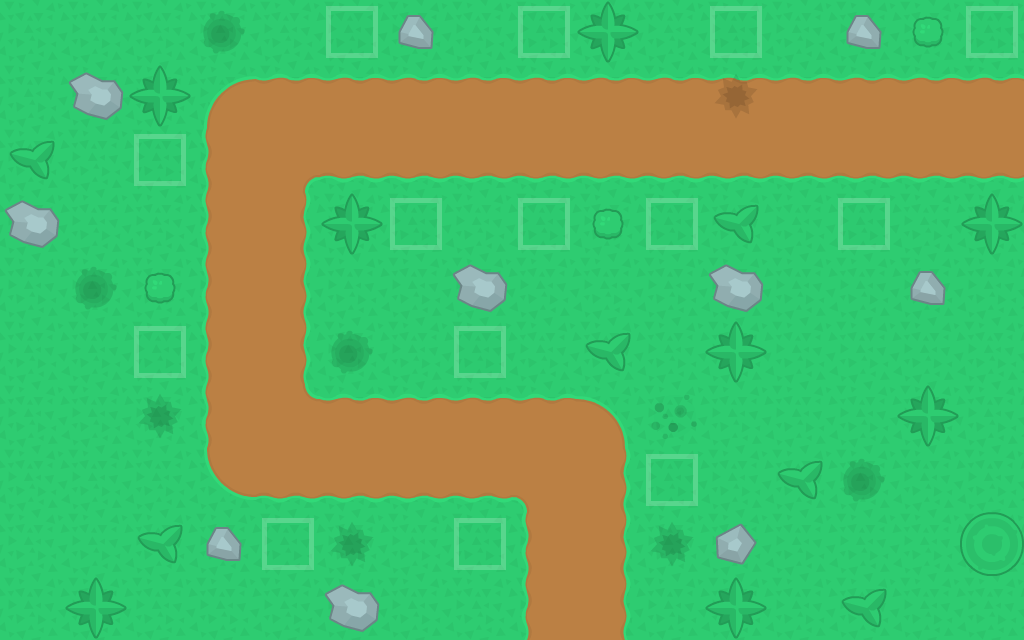

This game map was drawn from its Tiled (.tmx) file and the tilesets committed beside it. A one-line description and the full map source follow:
An orthogonal 16x10 tile map with 64x64 px tiles, 4 tile layers (background, road, treeRock, spawn).

<map version="1.2" tiledversion="1.2.5" orientation="orthogonal" renderorder="right-down" width="16" height="10" tilewidth="64" tileheight="64" infinite="0" nextlayerid="5" nextobjectid="1">
 <tileset firstgid="1" source="towerDefenseDemo.tsx" />
 <layer id="1" name="background" width="16" height="10">
  <data encoding="csv">
25,25,25,25,25,25,25,25,25,25,25,25,25,25,25,25,
25,25,25,25,25,25,25,25,25,25,25,25,25,25,25,25,
25,25,25,25,25,25,25,25,25,25,25,25,25,25,25,25,
25,25,25,25,25,25,25,25,25,25,25,25,25,25,25,25,
25,25,25,25,25,25,25,25,25,25,25,25,25,25,25,25,
25,25,25,25,25,25,25,25,25,25,25,25,25,25,25,25,
25,25,25,25,25,25,25,25,25,25,25,25,25,25,25,25,
25,25,25,25,25,25,25,25,25,25,25,25,25,25,25,25,
25,25,25,25,25,25,25,25,25,25,25,25,25,25,25,25,
25,25,25,25,25,25,25,25,25,25,25,25,25,25,25,25
</data>
 </layer>
 <layer id="2" name="road" width="16" height="10">
  <data encoding="csv">
0,0,0,0,0,0,0,0,0,0,0,0,0,0,0,0,
0,0,0,4,48,48,48,48,48,48,48,48,48,48,48,48,
0,0,0,26,1,2,2,2,2,2,2,2,2,2,2,2,
0,0,0,26,24,0,0,0,0,0,0,0,0,0,0,0,
0,0,0,26,24,0,0,0,0,0,0,0,0,0,0,0,
0,0,0,26,24,0,0,0,0,0,0,0,0,0,0,0,
0,0,0,26,47,48,48,48,48,5,0,0,0,0,0,0,
0,0,0,27,2,2,2,2,3,24,0,0,0,0,0,0,
0,0,0,0,0,0,0,0,26,24,0,0,0,0,0,0,
0,0,0,0,0,0,0,0,26,24,0,0,0,0,0,0
</data>
 </layer>
 <layer id="3" name="treeRock" width="16" height="10">
  <data encoding="csv">
0,0,0,20,0,0,136,0,0,135,0,0,0,136,132,0,
0,137,135,0,0,0,0,0,0,0,0,22,0,0,0,0,
133,0,0,0,0,0,0,0,0,0,0,0,0,0,0,0,
137,0,0,0,0,135,0,0,0,132,0,133,0,0,0,135,
0,20,132,0,0,0,0,137,0,0,0,137,0,0,136,0,
0,0,0,0,0,20,0,0,0,133,0,135,0,0,0,0,
0,0,22,0,0,0,0,0,0,0,21,0,0,0,135,0,
0,0,0,0,0,0,0,0,0,0,0,0,133,20,0,0,
0,0,133,136,0,22,0,0,0,0,22,138,0,0,0,134,
0,135,0,0,0,137,0,0,0,0,0,135,0,133,0,0
</data>
 </layer>
 <layer id="4" name="spawn" width="16" height="10">
  <data encoding="csv">
0,0,0,0,0,16,0,0,16,0,0,16,0,0,0,16,
0,0,0,0,0,0,0,0,0,0,0,0,0,0,0,0,
0,0,16,0,0,0,0,0,0,0,0,0,0,0,0,0,
0,0,0,0,0,0,16,0,16,0,16,0,0,16,0,0,
0,0,0,0,0,0,0,0,0,0,0,0,0,0,0,0,
0,0,16,0,0,0,0,16,0,0,0,0,0,0,0,0,
0,0,0,0,0,0,0,0,0,0,0,0,0,0,0,0,
0,0,0,0,0,0,0,0,0,0,16,0,0,0,0,0,
0,0,0,0,16,0,0,16,0,0,0,0,0,0,0,0,
0,0,0,0,0,0,0,0,0,0,0,0,0,0,0,0
</data>
 </layer>
</map>